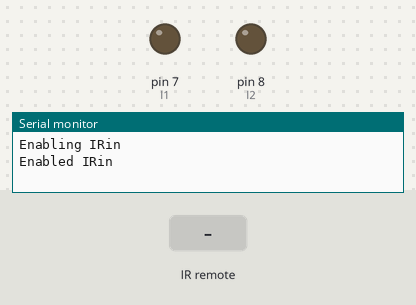
A sketch run on a simulated Arduino Uno, built with avr-gcc and run on an emulated ATmega328P. On the bench: output pins drawn as LEDs (lit = HIGH), the last lines printed to the serial monitor. The test bench sets the inputs (shaded band).

Above: at 1.2 s.
1.3 s: infrared code 0xDBC8CB72 received
At 2.0 s:
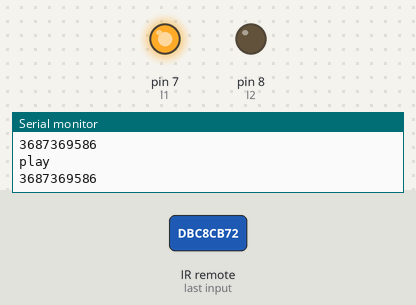
2.8 s: infrared code 0x212FB24D received
At 3.2 s:
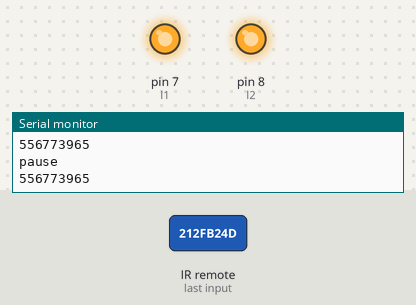
4.3 s: infrared code 0xB9EF40F0 received
At 5.5 s:
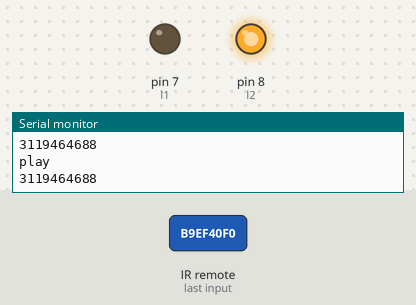
5.8 s: infrared code 0xED0E5738 received
At 6.9 s:
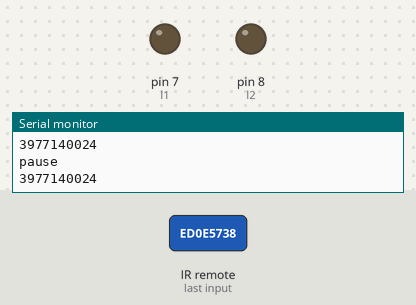
Timing chart, 0 to 8.3 s (numbered marks = the images above; inputs shaded):
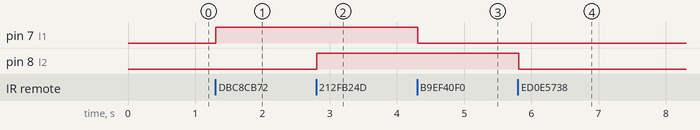

Measured:
- after the input at 1.3 s, pin 7 (l1): LOW → HIGH at once
- after the input at 2.8 s, pin 8 (l2): LOW → HIGH at once
- after the input at 4.3 s, pin 7 (l1): HIGH → LOW at once
- after the input at 5.8 s, pin 8 (l2): HIGH → LOW at once

The sketch:

IR_baguette_magique.ino
```cpp
// (licence header left out)
#include <IRremote.h>

#define l1 7
#define l2 8

int RECV_PIN = 2;
long play1 = 3687369586 ;
long play2 = 848397 ;
long play3 = 3119464688 ;

long pause1 = 556773965 ;
long pause2 = 3977140024 ;
long pause3 = 3977140024;

IRrecv irrecv(RECV_PIN);

decode_results results;

void setup()
{
  Serial.begin(9600);
  // In case the interrupt driver crashes on setup, give a clue
  // to the user what's going on.
  Serial.println("Enabling IRin");
  irrecv.enableIRIn(); // Start the receiver
  Serial.println("Enabled IRin");

  pinMode(l1, OUTPUT);
  pinMode(l2, OUTPUT);
}

void loop() {
  if (irrecv.decode(&results)) {
    Serial.println(results.value);
    irrecv.resume(); // Receive the next value

    if (results.value == play1 || results.value == play2 || results.value == play3){
      Serial.println("play");
      Serial.println(results.value);
      if (digitalRead(l1) == LOW){
        digitalWrite(l1, HIGH);
      } else {
        digitalWrite(l1, LOW);
      }
    }

    if (results.value == pause1 || results.value == pause2 || results.value == pause3){
      Serial.println("pause");
      Serial.println(results.value);
      if (digitalRead(l2) == LOW){
        digitalWrite(l2, HIGH);
      } else {
        digitalWrite(l2, LOW);
      }
    }

  }
  delay(100);
}
```
